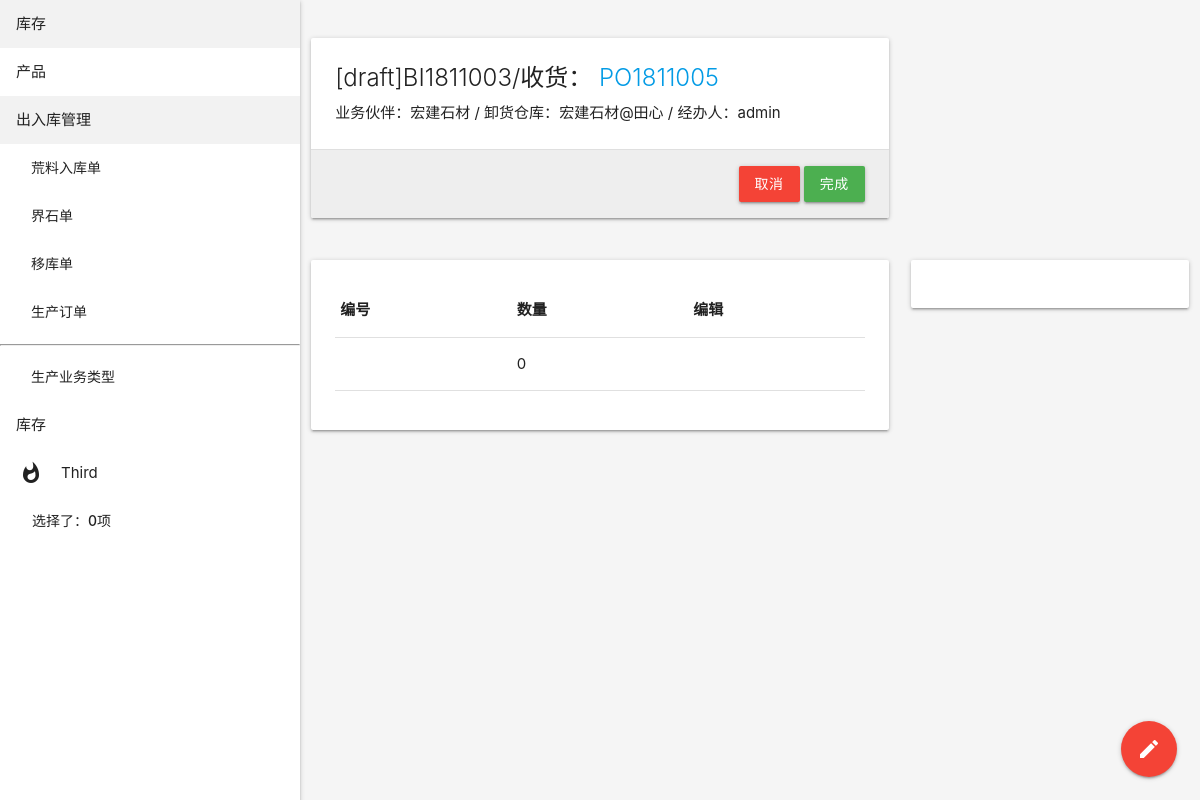
Screenshot of /mrp/block_check_in/5/ with the database file from the repository.
### mrp/models/block_check_in.py (models this page shows, shortened)
class BlockCheckInOrder(MrpOrderAbstract):
    order = OrderField(order_str='BI', blank=True, verbose_name='单号', default='New', max_length=20)
    counter = models.IntegerField('货柜数', blank=True, null=True)
    purchase_order = models.ForeignKey('purchase.PurchaseOrder', on_delete=models.CASCADE, verbose_name='采购订单',
                                       related_name='block_check_in_order')
    warehouse = models.ForeignKey('stock.Warehouse', on_delete=models.CASCADE, verbose_name='卸货仓库')
    class Meta:
        verbose_name = '荒料到货入库单'
    def get_item_edit_url(self):
        return reverse('block_check_in_item_edit')
    def get_update_url(self):
        return None

### purchase/models.py (models this page shows, shortened)
class PurchaseOrder(OrderAbstract):
    order = OrderField(order_str='PO', max_length=10, default='New', db_index=True, unique=True, verbose_name='订单号码', )
    currency = models.CharField('货币', choices=CURRENCY_CHOICE, max_length=10)
    uom = models.CharField('计量单位', null=False, choices=UOM_CHOICES, max_length=10)
    class Meta:
        verbose_name = '采购订单'
        ordering = ['-order']
    def get_absolute_url(self):
        return reverse('purchase_order_detail', args=[self.id])

### partner/models.py (models this page shows, shortened)
class Partner(models.Model):
    name = models.CharField('名称', max_length=30, null=False, blank=False)
    is_company = models.BooleanField('公司', default=False)
    type = models.CharField('伙伴类型', choices=PARTNER_TYPE_CHOICES, max_length=20,
                            default='customer')
    phone = models.CharField('联系电话', max_length=20)
    sex = models.CharField('性别', choices=(('male', '先生'), ('female', '女士')), null=True, blank=True, max_length=10)
    province = models.ForeignKey('Province', verbose_name='省份', null=True, blank=True, on_delete=models.SET_NULL)
    city = models.ForeignKey('City', verbose_name='城市', null=True, blank=True, on_delete=models.SET_NULL)
    created = models.DateField('创建日期', auto_now_add=True)
    updated = models.DateTimeField('更新时间', auto_now=True)
    entry = models.ForeignKey(User, related_name='%(class)s_entry',
                              verbose_name='登记人', on_delete=models.SET_NULL, null=True, blank=True)
    is_activate = models.BooleanField('启用', default=True)
    company = models.ForeignKey('self', related_name='members', limit_choices_to={'is_company': True},
                                on_delete=models.SET_NULL,
                                null=True, blank=True, verbose_name='所属公司')
    is_production = models.BooleanField('是生产商', default=False)
    class Meta:
        verbose_name = '伙伴资料'
        unique_together = ['phone', 'name']
    def __str__(self):
        if self.is_company:
            return '{}'.format(self.name)
        else:
            return '{} {}'.format(self.name, self.get_title())

### stock/models.py (models this page shows, shortened)
class Warehouse(models.Model):
    name = models.CharField('仓库名称', max_length=50, unique=True, db_index=True)
    code = models.CharField('缩写名称', max_length=20, null=False)
    is_activate = models.BooleanField('启用', default=True)
    partner = models.ForeignKey('partner.Partner', on_delete=models.SET_NULL, verbose_name='合作伙伴', null=True,
                                blank=True, related_name='warehouse')
    created = models.DateTimeField('创建时间', auto_now_add=True)
    updated = models.DateTimeField('更新时间', auto_now=True)
    is_production = models.BooleanField('有生产活动', default=False)
    class Meta:
        verbose_name = '仓库信息'
    def __str__(self):
        return '{}@{}'.format(self.partner, self.name)

### mrp/views.py (the view, shortened to what this page needs)
# urls.py: path('block_check_in/<int:pk>/', views.BlockCheckInOrderDetailView.as_view(), name='block_check_in_detail'),
class BlockCheckInOrderDetailView(StateChangeMixin, GetItemsMixin, DetailView):
    model = BlockCheckInOrder
    def get_btn_visible(self, state):
        btn_visible = {}
        if state == 'draft':
            btn_visible.update({'done': True, 'cancel': True})
        elif state == 'done':
            btn_visible.update({'draft': False, 'cancel': False})
        return btn_visible

### cart/cart.py (called while the page is built)
    def __len__(self):
        return len(self.cart)

### cart/context_processors.py (called while the page is built)
def cart(request):
    return {'cart': Cart(request)}

### public/models.py (called while the page is built)
    def get_quantity(self):
        return sum(item.quantity for item in self.items.all() if item.quantity)

### public/views.py (called while the page is built)
    def get_context_data(self, **kwargs):
        if self.object:
            items = self.object.items.all()
            kwargs.update({'object_list': items})
        return super().get_context_data(**kwargs)

    def get_context_data(self, **kwargs):
        state_form = self.state_form()
        state = self.object.state
        kwargs.update({'state_form': state_form,
                       'btn_visible': self.get_btn_visible(state)})
        return super(StateChangeMixin, self).get_context_data(**kwargs)

### mrp/templates/mrp/blockcheckinorder_detail.html (shortened to what this page needs)
{% extends "mrp/detail.html" %}
{% load materializecss %}
{% block headline %}<span class="h6">[{{ object.state }}]</span>{{ object.order }}/收货：
    <a href="{{ object.purchase_order.get_absolute_url }}">{{ object.purchase_order.order }}</a>{% endblock %}
{% block subheadline %}
    业务伙伴：{{ object.partner }} / 卸货仓库：{{ object.warehouse }} / 经办人：{{ object.handler }}
{% endblock %}
{% block content %}
    <table class="table">
        <thead>
        <tr>
            <th>编号</th>
            <th>数量</th>
            <th>编辑</th>
        </tr>
        </thead>
        <tfoot>
        <tr>
            <td></td>
            <td>{{ object.get_quantity }}</td>
            <td></td>
        </tr>
        </tfoot>
    </table>
{% endblock %}

### rows the page displays
BlockCheckInOrder: state "draft", order "BI1811003", purchase_order.order "PO1811005", partner "宏建石材", warehouse "宏建石材@田心", handler "admin", get_quantity "0"

### other values shown
{{ cart|length }} "0"
